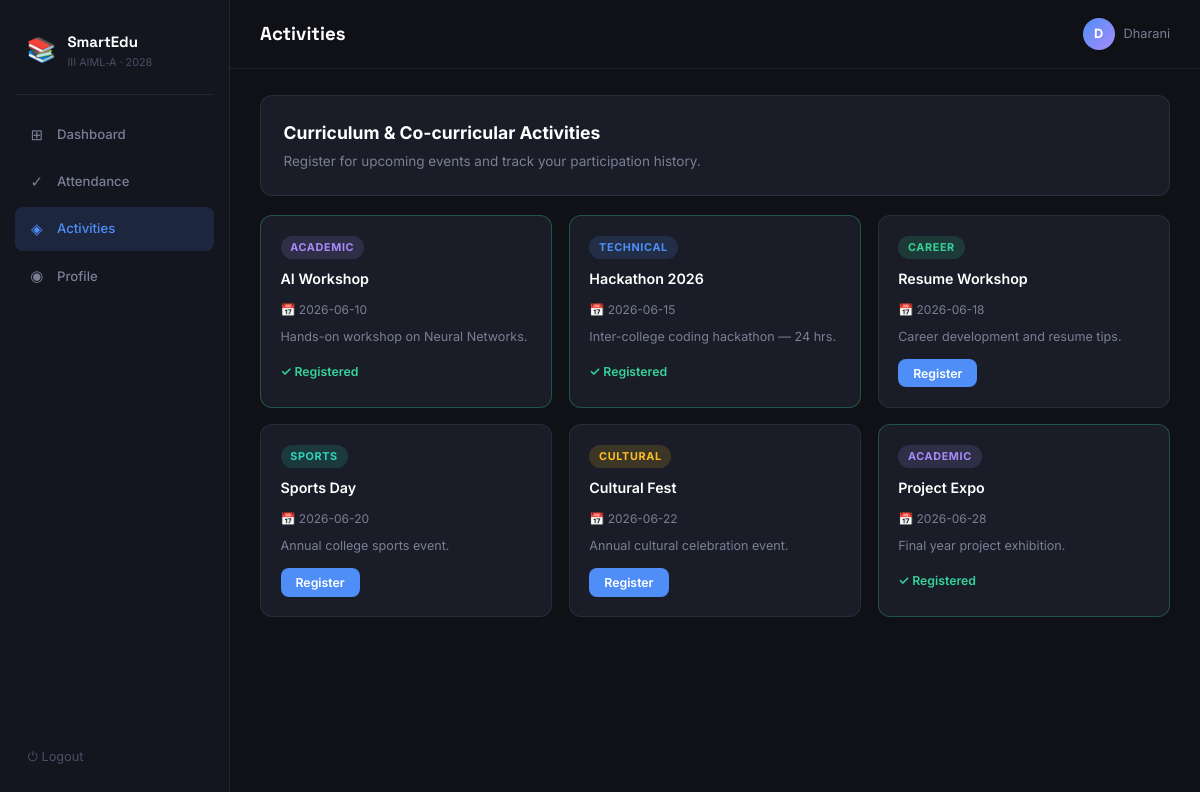
Screenshot of /activities (signed in) with the database file from the repository.
### tables this page shows
CREATE TABLE activities (
            activity_id   INTEGER PRIMARY KEY AUTOINCREMENT,
            activity_name TEXT NOT NULL,
            activity_date TEXT NOT NULL,
            description   TEXT,
            category      TEXT DEFAULT 'Academic'
        );

### app.py (the view)
@app.route('/activities')
@login_required
def activities():
    student = get_current_student()
    conn = get_db()
    all_activities = conn.execute("SELECT * FROM activities ORDER BY activity_date").fetchall()
    my_ids = {row['activity_id'] for row in conn.execute(
        "SELECT activity_id FROM student_activities WHERE student_id=?",
        (student['student_id'],)
    ).fetchall()}
    conn.close()
    return render_template('activities.html',
                           student=student, activities=all_activities, my_ids=my_ids)

### app.py (called while the page is built)
def get_db():
    conn = sqlite3.connect(DB_PATH)
    conn.row_factory = sqlite3.Row
    return conn

def login_required(f):
    from functools import wraps
    @wraps(f)
    def decorated(*args, **kwargs):
        if 'user_id' not in session:
            return redirect(url_for('login'))
        return f(*args, **kwargs)
    return decorated

def get_current_student():
    conn = get_db()
    student = conn.execute(
        "SELECT * FROM students WHERE user_id=?", (session['user_id'],)
    ).fetchone()
    conn.close()
    return student

### templates/activities.html (shortened to what this page needs)
{% extends 'base.html' %}
{% block page_title %}Activities{% endblock %}
{% block content %}
<div class="activities-intro card">
  <h3>Curriculum &amp; Co-curricular Activities</h3>
  <p>Register for upcoming events and track your participation history.</p>
</div>
<div class="activities-grid">
  {% for act in activities %}
  <div class="act-card {% if act.activity_id in my_ids %}act-joined{% endif %}">
    <div class="act-category cat-{{ act.category|lower|replace(' ','') }}">{{ act.category }}</div>
    <div class="act-name">{{ act.activity_name }}</div>
    <div class="act-date">📅 {{ act.activity_date }}</div>
    <div class="act-desc">{{ act.description }}</div>
    {% if act.activity_id in my_ids %}
      <div class="act-registered">✓ Registered</div>
    {% else %}
      <form method="POST" action="{{ url_for('join_activity', act_id=act.activity_id) }}">
        <button class="btn-primary btn-sm" type="submit">Register</button>
      </form>
    {% endif %}
  </div>
  {% else %}
  <p class="empty-msg">No activities available right now.</p>
  {% endfor %}
</div>
{% endblock %}

### static/css/style.css (style rules this page uses)
:root { --bg: #0f1117; --bg-card: #1a1d27; --bg-sidebar: #13151f; --border: rgba(255,255,255,.07); --border-hover: rgba(255,255,255,.14); --text: #e8eaf0; --text-muted: #7a7f96; --text-dim: #4a4f66; --blue: #4f8ef7; --blue-light: #dbeafe; --teal: #2dd4bf; --violet: #a78bfa; --amber: #fbbf24; --red: #f87171; --green: #34d399; --sidebar-w: 230px; --radius: 12px; --radius-sm: 8px; --shadow: 0 4px 24px rgba(0,0,0,.35); --font: 'Inter', sans-serif; --font-display: 'Space Grotesk', sans-serif; }
*, *::before, *::after { box-sizing: border-box; margin: 0; padding: 0; }
html { font-size: 15px; }
body { font-family: var(--font); background: var(--bg); color: var(--text); min-height: 100vh; line-height: 1.6; }
.btn-primary { display: inline-block; background: var(--blue); color: #fff; border: none; border-radius: var(--radius-sm); padding: .7rem 1.4rem; font-size: .9rem; font-weight: 600; font-family: var(--font); cursor: pointer; transition: background .2s, transform .1s; }
.btn-primary.btn-sm { padding: .45rem 1rem; font-size: .82rem; }
.card { background: var(--bg-card); border: 1px solid var(--border); border-radius: var(--radius); padding: 1.5rem; margin-bottom: 1.25rem; }
.activities-intro { margin-bottom: 1.25rem; }
.activities-intro h3 { margin-bottom: .3rem; color: #fff; }
.activities-intro p { color: var(--text-muted); font-size: .9rem; }
.activities-grid { display: grid; grid-template-columns: repeat(3, 1fr); gap: 1.1rem; }
.act-card { background: var(--bg-card); border: 1px solid var(--border); border-radius: var(--radius); padding: 1.3rem; display: flex; flex-direction: column; gap: .6rem; transition: border-color .2s; }
.act-card.act-joined { border-color: rgba(52,211,153,.3); }
.act-category { display: inline-block; padding: .2rem .65rem; border-radius: 99px; font-size: .72rem; font-weight: 700; text-transform: uppercase; letter-spacing: .06em; width: fit-content; }
.cat-technical { background: rgba(79,142,247,.15); color: var(--blue); }
.cat-academic { background: rgba(167,139,250,.15); color: var(--violet); }
.cat-sports { background: rgba(45,212,191,.15); color: var(--teal); }
.cat-cultural { background: rgba(251,191,36,.15); color: var(--amber); }
.cat-career { background: rgba(52,211,153,.15); color: var(--green); }
.act-name { font-weight: 600; font-size: .95rem; color: #fff; }
.act-date { font-size: .8rem; color: var(--text-muted); }
.act-desc { font-size: .84rem; color: var(--text-muted); line-height: 1.5; flex: 1; }
.act-registered { font-size: .82rem; font-weight: 600; color: var(--green); padding: .4rem 0; }

### rows the page displays
activities: category "ACADEMIC", activity_name "AI Workshop", activity_date "2026-06-10", description "Hands-on workshop on Neural Networks.", shows "✓ Registered"
activities: category "TECHNICAL", activity_name "Hackathon 2026", activity_date "2026-06-15", description "Inter-college coding hackathon — 24 hrs.", shows "✓ Registered"
activities: category "CAREER", activity_name "Resume Workshop", activity_date "2026-06-18", description "Career development and resume tips."
activities: category "SPORTS", activity_name "Sports Day", activity_date "2026-06-20", description "Annual college sports event."
activities: category "CULTURAL", activity_name "Cultural Fest", activity_date "2026-06-22", description "Annual cultural celebration event."
activities: category "ACADEMIC", activity_name "Project Expo", activity_date "2026-06-28", description "Final year project exhibition.", shows "✓ Registered"

### other values shown
{{ session.username[0].upper() }} "D"
{{ session.username.split('@')[0]|title }} "Dharani"
